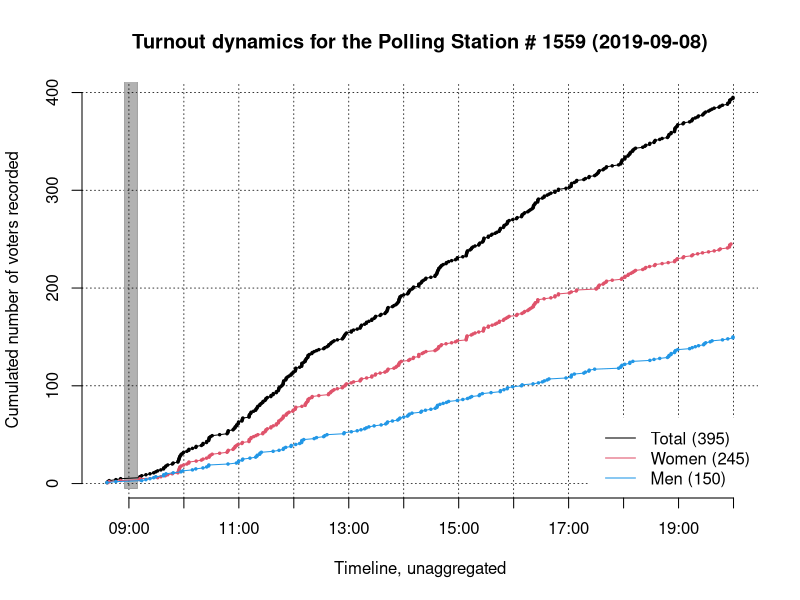
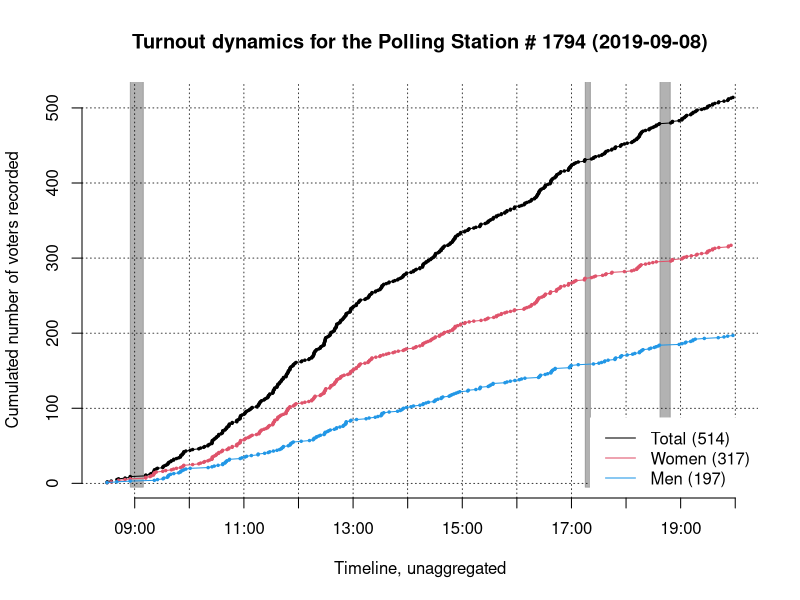
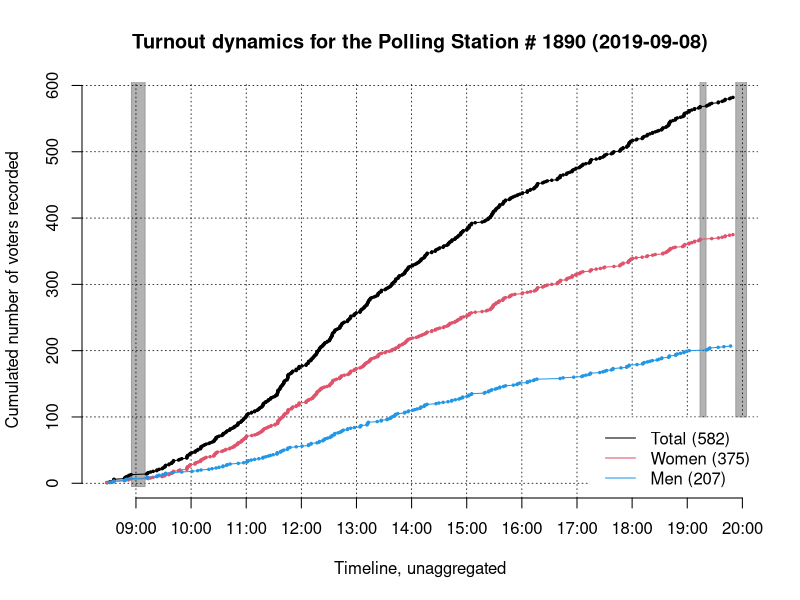
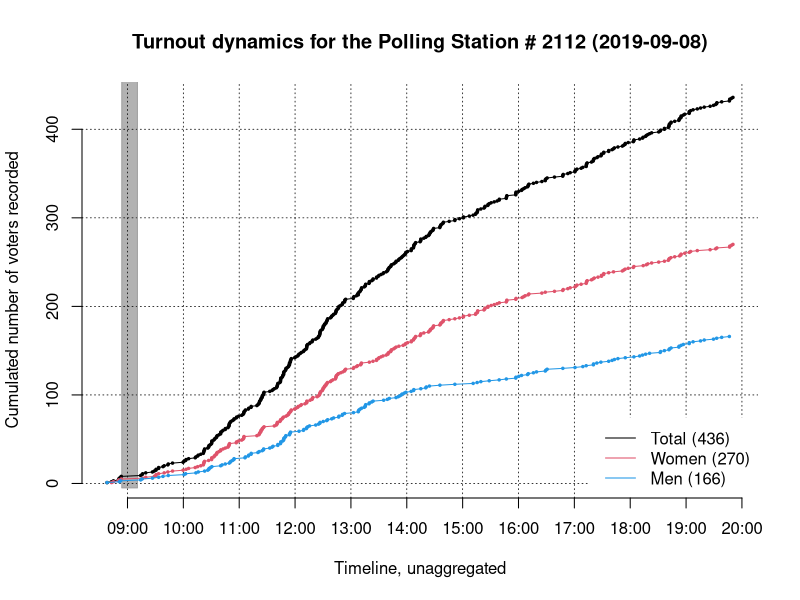
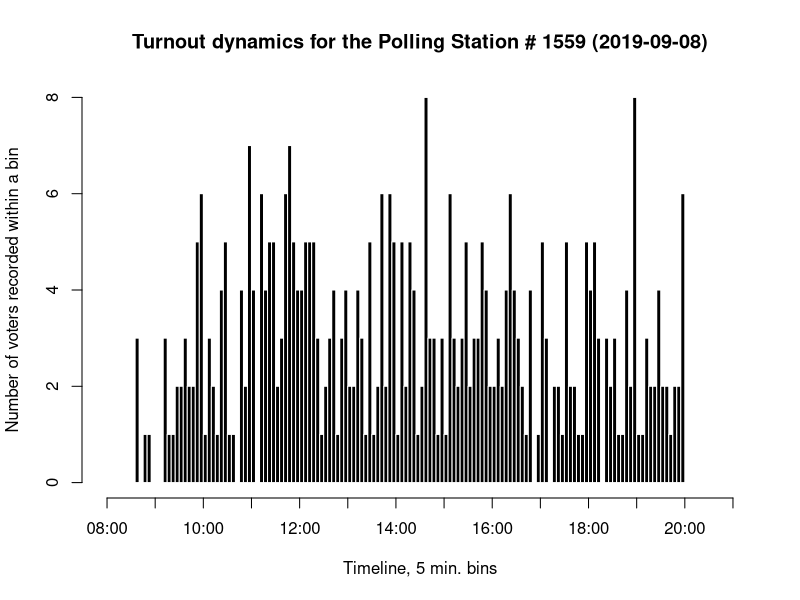
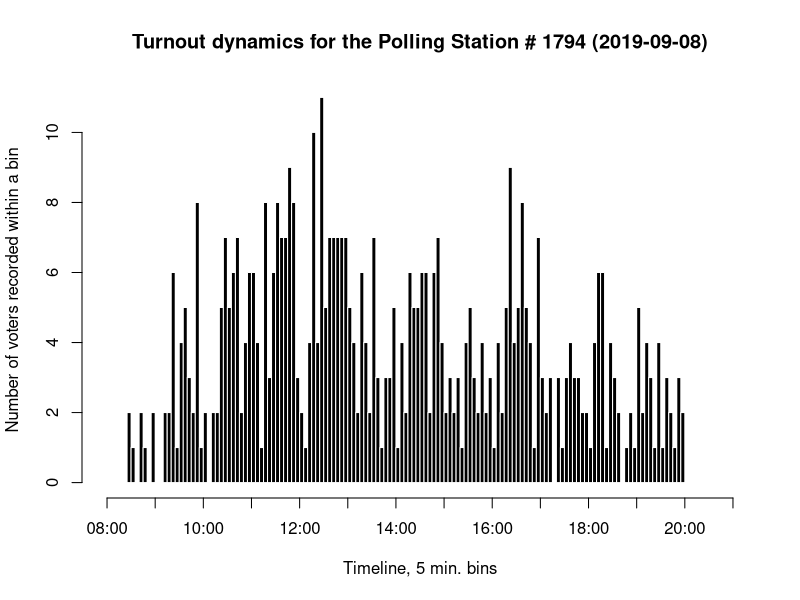
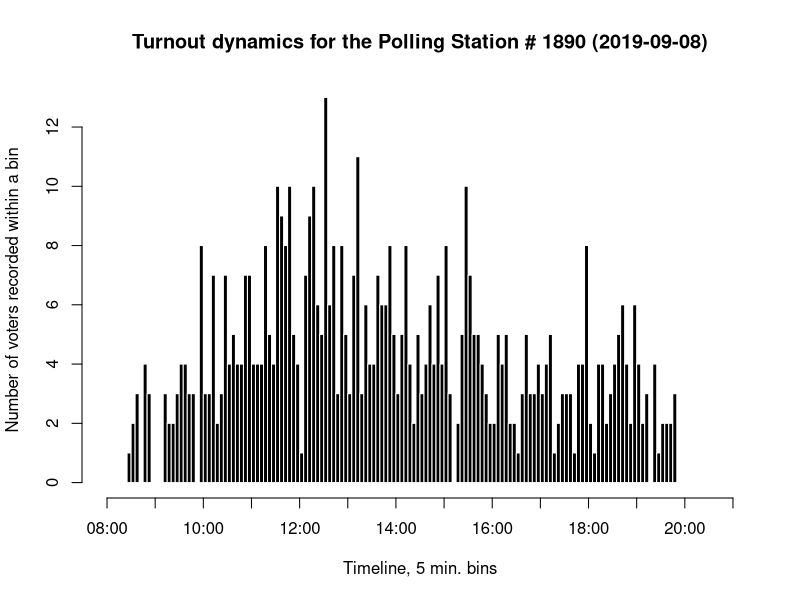
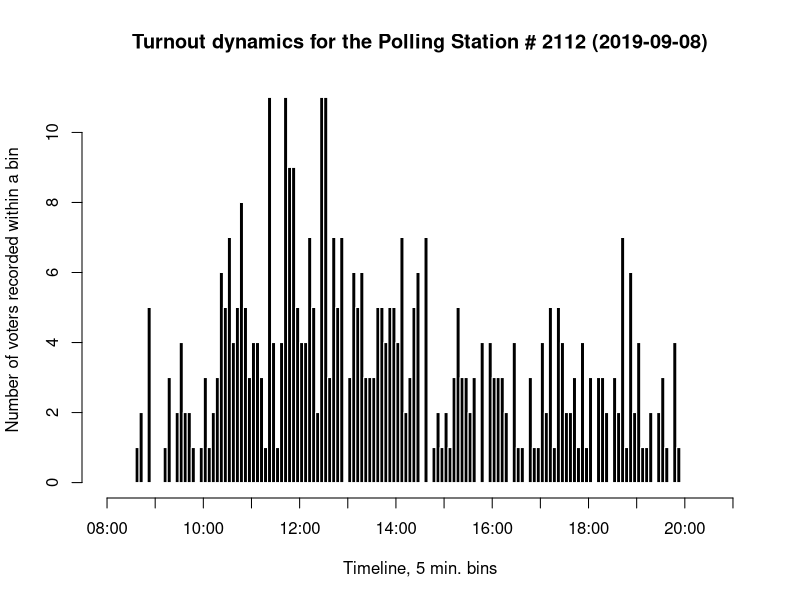

Recreate these plots in R, in order.
################################################################
# Reading data
################################################################

ps <- read.table("../data/ps.log.txt", h=TRUE, sep="\t")

breaks.05 <- read.table("../misc/breaks.0800_2100.05.txt", h=TRUE, sep="\t")
breaks.10 <- read.table("../misc/breaks.0800_2100.10.txt", h=TRUE, sep="\t")
breaks.15 <- read.table("../misc/breaks.0800_2100.15.txt", h=TRUE, sep="\t")
breaks.20 <- read.table("../misc/breaks.0800_2100.20.txt", h=TRUE, sep="\t")
breaks.30 <- read.table("../misc/breaks.0800_2100.30.txt", h=TRUE, sep="\t")
breaks.60 <- read.table("../misc/breaks.0800_2100.60.txt", h=TRUE, sep="\t")

################################################################
# Basic data transformations
################################################################

# Trimming timestamps;
ps$timecode <- strptime(ps$TIMECODE, "%Y-%m-%d %H:%M:%S")
breaks.05$timecode <- strptime(breaks.05$BREAKS, "%Y-%m-%d %H:%M:%S")
breaks.10$timecode <- strptime(breaks.10$BREAKS, "%Y-%m-%d %H:%M:%S")
breaks.15$timecode <- strptime(breaks.15$BREAKS, "%Y-%m-%d %H:%M:%S")
breaks.20$timecode <- strptime(breaks.20$BREAKS, "%Y-%m-%d %H:%M:%S")
breaks.30$timecode <- strptime(breaks.30$BREAKS, "%Y-%m-%d %H:%M:%S")
breaks.60$timecode <- strptime(breaks.60$BREAKS, "%Y-%m-%d %H:%M:%S")

# Building a list of polling stations with subsets for event classes;
ps.ls <- NULL
ps.ls <- as.list(ps.ls)

ps.UIDs <- unique(ps$PS.UID)
ps.UIDs <- ps.UIDs[order(ps.UIDs)]

for(i in 1:length(ps.UIDs)){
	ps.ls[[i]] <- list(
	subset(ps, ps$PS.UID == ps.UIDs[i]),
	subset(ps, ps$PS.UID == ps.UIDs[i] & ps$ACTION.TYPE=="ballot cast"),
	subset(ps, ps$PS.UID == ps.UIDs[i] & ps$ACTION.TYPE=="lacune begins"),
	subset(ps, ps$PS.UID == ps.UIDs[i] & ps$ACTION.TYPE=="lacune ends"),
	subset(ps, ps$PS.UID == ps.UIDs[i] & ps$ACTION.TYPE=="ballot cast" & ps$GENDER=="f"),
	subset(ps, ps$PS.UID == ps.UIDs[i] & ps$ACTION.TYPE=="ballot cast" & ps$GENDER=="m")
	)
	names(ps.ls[[i]]) <- c("ps.raw", "ps.b", "ps.lb", "ps.le", "ps.bf", "ps.bm")
}

################################################################
# Control plots
################################################################

# Control plot # 1
for(i in 1:length(ps.UIDs)){
	png(file=paste("../plots/cumul.dyn/", ps.ls[[i]]$ps.raw$PS.UID[1], ".cumul.dyn.png", sep=""), height=500, width=500)

	plot(
	ps.ls[[i]]$ps.b$timecode, 
	1:length(ps.ls[[i]]$ps.b$timecode), 
	type="n", pch=20, axes=FALSE,
	main=paste("Turnout dynamics for the Polling Station # ",ps.ls[[i]]$ps.raw$PS.UID[1]," (",round.POSIXt(ps.ls[[i]]$ps.raw$timecode[1], unit="days"),")",sep=""),
	xlab="Timeline, unaggregated", 
	ylab="Cumulated number of voters recorded")

	abline(h=seq(0,2000,100), lty=3, lwd=.75)
	abline(v=as.POSIXct(breaks.60$timecode), lty=3, lwd=.75)

	rect(xleft=ps.ls[[i]]$ps.lb$timecode, xright=ps.ls[[i]]$ps.le$timecode, ybottom=-5, ytop=1000, col=rgb(0,0,0,.3), border=8)
	points(ps.ls[[i]]$ps.b$timecode, 1:length(ps.ls[[i]]$ps.b$timecode), type="o", pch=20, cex=.5)
	points(ps.ls[[i]]$ps.bf$timecode, 1:length(ps.ls[[i]]$ps.bf$timecode), type="o", pch=20, col=2, cex=.5)
	points(ps.ls[[i]]$ps.bm$timecode, 1:length(ps.ls[[i]]$ps.bm$timecode), type="o", pch=20, col=4, cex=.5)

	cumul.dyn.legend <- legend("bottomright", col=c(1,2,4), lty=1, 
	legend=c(
	paste("Total (",length(ps.ls[[i]]$ps.b$timecode),")", sep=""),
	paste("Women (",length(ps.ls[[i]]$ps.bf$timecode),")", sep=""),
	paste("Men (",length(ps.ls[[i]]$ps.bm$timecode),")", sep="")
	), bty="n")
	rect(xleft=cumul.dyn.legend$rect$left, 
	xright=cumul.dyn.legend$rect$left+cumul.dyn.legend$rect$w, 
	ytop=cumul.dyn.legend$rect$top, 
	ybottom=cumul.dyn.legend$rect$top-cumul.dyn.legend$rect$h, 
	border=0, col="white")
	legend("bottomright", col=c(1,2,4), lty=1, 
	legend=c(
	paste("Total (",length(ps.ls[[i]]$ps.b$timecode),")", sep=""),
	paste("Women (",length(ps.ls[[i]]$ps.bf$timecode),")", sep=""),
	paste("Men (",length(ps.ls[[i]]$ps.bm$timecode),")", sep="")
	), 
	bty="n")

	axis(2)
	axis.POSIXct(1, at=breaks.60$timecode)

	dev.off()
}

# Control plot # 2
for(i in 1:length(ps.UIDs)){
	png(file=paste("../plots/hist.dyn/05/", ps.ls[[i]]$ps.raw$PS.UID[1], ".hist.dyn.05.png", sep=""), height=500, width=500)
	hist(ps.ls[[i]]$ps.b$timecode, breaks=breaks.05$timecode, freq=TRUE, 
	col=1, border="white", axes=FALSE,
	main=paste("Turnout dynamics for the Polling Station # ",ps.ls[[i]]$ps.raw$PS.UID[1]," (",round.POSIXt(ps.ls[[i]]$ps.raw$timecode[1], unit="days"),")",sep=""),
	xlab="Timeline, 5 min. bins",
	ylab="Number of voters recorded within a bin")
	axis(2)
	axis.POSIXct(1, at=breaks.60$timecode)
	dev.off()
}

for(i in 1:length(ps.UIDs)){
	png(file=paste("../plots/hist.dyn/10/", ps.ls[[i]]$ps.raw$PS.UID[1], ".hist.dyn.10.png", sep=""), height=500, width=500)
	hist(ps.ls[[i]]$ps.b$timecode, breaks=breaks.10$timecode, freq=TRUE, 
	col=1, border="white", axes=FALSE,
	main=paste("Turnout dynamics for the Polling Station # ",ps.ls[[i]]$ps.raw$PS.UID[1]," (",round.POSIXt(ps.ls[[i]]$ps.raw$timecode[1], unit="days"),")",sep=""),
	xlab="Timeline, 10 min. bins",
	ylab="Number of voters recorded within a bin")
	axis(2)
	axis.POSIXct(1, at=breaks.60$timecode)
	dev.off()
}

for(i in 1:length(ps.UIDs)){
	png(file=paste("../plots/hist.dyn/15/", ps.ls[[i]]$ps.raw$PS.UID[1], ".hist.dyn.15.png", sep=""), height=500, width=500)
	hist(ps.ls[[i]]$ps.b$timecode, breaks=breaks.15$timecode, freq=TRUE, 
	col=1, border="white", axes=FALSE,
	main=paste("Turnout dynamics for the Polling Station # ",ps.ls[[i]]$ps.raw$PS.UID[1]," (",round.POSIXt(ps.ls[[i]]$ps.raw$timecode[1], unit="days"),")",sep=""),
	xlab="Timeline, 15 min. bins",
	ylab="Number of voters recorded within a bin")
	axis(2)
	axis.POSIXct(1, at=breaks.60$timecode)
	dev.off()
}

for(i in 1:length(ps.UIDs)){
	png(file=paste("../plots/hist.dyn/20/", ps.ls[[i]]$ps.raw$PS.UID[1], ".hist.dyn.20.png", sep=""), height=500, width=500)
	hist(ps.ls[[i]]$ps.b$timecode, breaks=breaks.20$timecode, freq=TRUE, 
	col=1, border="white", axes=FALSE,
	main=paste("Turnout dynamics for the Polling Station # ",ps.ls[[i]]$ps.raw$PS.UID[1]," (",round.POSIXt(ps.ls[[i]]$ps.raw$timecode[1], unit="days"),")",sep=""),
	xlab="Timeline, 20 min. bins",
	ylab="Number of voters recorded within a bin")
	axis(2)
	axis.POSIXct(1, at=breaks.60$timecode)
	dev.off()
}

for(i in 1:length(ps.UIDs)){
	png(file=paste("../plots/hist.dyn/30/", ps.ls[[i]]$ps.raw$PS.UID[1], ".hist.dyn.30.png", sep=""), height=500, width=500)
	hist(ps.ls[[i]]$ps.b$timecode, breaks=breaks.30$timecode, freq=TRUE, 
	col=1, border="white", axes=FALSE,
	main=paste("Turnout dynamics for the Polling Station # ",ps.ls[[i]]$ps.raw$PS.UID[1]," (",round.POSIXt(ps.ls[[i]]$ps.raw$timecode[1], unit="days"),")",sep=""),
	xlab="Timeline, 30 min. bins",
	ylab="Number of voters recorded within a bin")
	axis(2)
	axis.POSIXct(1, at=breaks.60$timecode)
	dev.off()
}

ps.timecode.hist.60.ls <- NULL
ps.timecode.hist.60.ls <- as.list(ps.timecode.hist.60.ls)

for(i in 1:length(ps.UIDs)){
	png(file=paste("../plots/hist.dyn/60/", ps.ls[[i]]$ps.raw$PS.UID[1], ".hist.dyn.60.png", sep=""), height=500, width=500)
	ps.timecode.hist.60.ls[[i]] <- hist(ps.ls[[i]]$ps.b$timecode, breaks=breaks.60$timecode, freq=TRUE, 
	col=1, border="white", axes=FALSE,
	main=paste("Turnout dynamics for the Polling Station # ",ps.ls[[i]]$ps.raw$PS.UID[1]," (",round.POSIXt(ps.ls[[i]]$ps.raw$timecode[1], unit="days"),")",sep=""),
	xlab="Timeline, 60 min. bins",
	ylab="Number of voters recorded within a bin")
	axis(2)
	axis.POSIXct(1, at=breaks.60$timecode)
	dev.off()
}

################################################################
# Analytic tables
################################################################

# Contingency table for 60 min (1 hr) intervals

timecode.hist.60.contingency <- NULL

for(i in 1:length(ps.UIDs)){
timecode.hist.60.contingency <- rbind.data.frame(timecode.hist.60.contingency, ps.timecode.hist.60.ls[[i]]$counts)
}

rownames(timecode.hist.60.contingency) <- ps.UIDs
colnames(timecode.hist.60.contingency) <- c("HR.08.09","HR.09.10","HR.10.11","HR.11.12","HR.12.13","HR.13.14","HR.14.15","HR.15.16","HR.16.17","HR.17.18","HR.18.19","HR.19.20","HR.20.21")

if(sum(timecode.hist.60.contingency$HR.20.21)==0){timecode.hist.60.contingency$HR.20.21 <- NULL}

# Summary table and gender balance table

ps.summary.df <- NULL
gender.contingency <- NULL

for(i in 1:length(ps.UIDs)){
ps.summary.df <- rbind.data.frame(ps.summary.df, c(ps.UIDs[i], nrow(ps.ls[[i]]$ps.b), nrow(ps.ls[[i]]$ps.bf), nrow(ps.ls[[i]]$ps.bm)))
gender.contingency <- rbind.data.frame(gender.contingency, c(nrow(ps.ls[[i]]$ps.bf), nrow(ps.ls[[i]]$ps.bm)))
}

colnames(ps.summary.df) <- c("PS.UID","TOTAL","WOMEN","MEN")

colnames(gender.contingency) <- c("WOMEN","MEN")
rownames(gender.contingency) <- ps.UIDs
